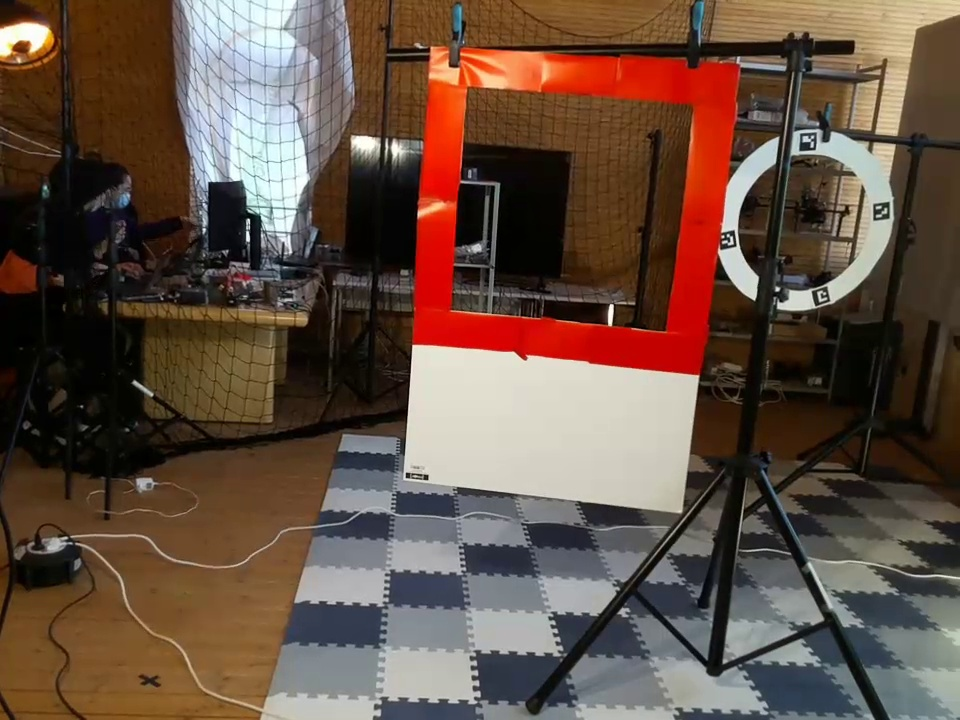
#> input picture images/red_square/frame0010.jpg, 960 x 720 px; its folder holds only this picture in this run
$ python mask_test_rotated.py
#> lines starting #> are read from the running program, lines starting #| are printed output that depends on the picture; after the words box and inside, x2 and y2 are one past the last pixel; in counts of white or black regions, pixels touching at a corner belong together
import cv2
import numpy as np
import os

for file in os.listdir("../images/red_square"):

   #read image
    img = cv2.imread(f'../images/red_square/{file}')
#> img is the input picture: shape (720, 960, 3); mean B, G, R 67.4, 79.9, 100.9

    #generate HSV image
    img_hsv=cv2.cvtColor(img, cv2.COLOR_BGR2HSV)
#> img_hsv: shape (720, 960, 3); mean H, S, V 40.8, 115.4, 104.6

    #lower and upper range for masking
    lower_red = np.array([0,50,50])
    upper_red = np.array([10,255,255])

    #generate the mask
    mask = cv2.inRange(img_hsv, lower_red, upper_red)
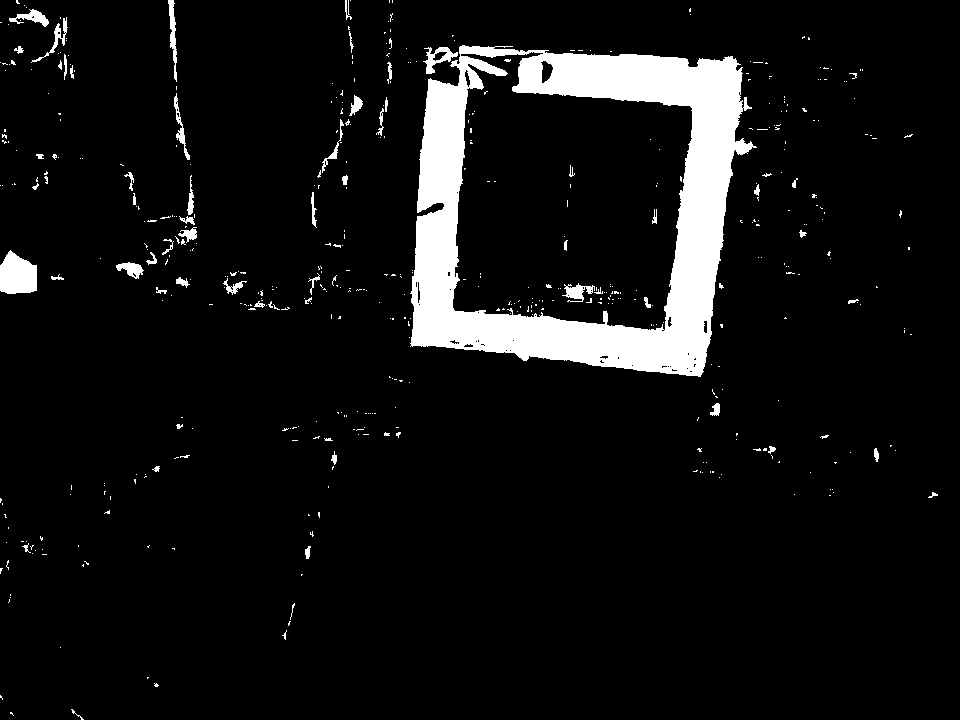
#> mask: shape (720, 960); 7.3% white; 503 white regions (443 under 20 px)

    #extract the masked image from the original image
    img_result = cv2.bitwise_and(img, img, mask=mask)
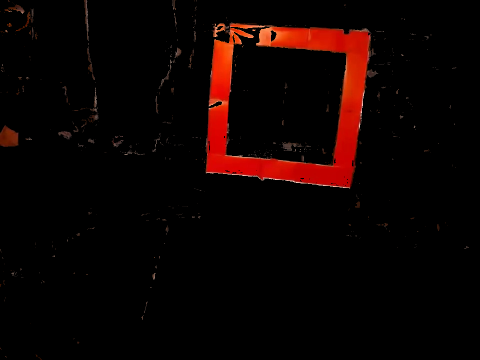
#> img_result: shape (720, 960, 3) (shown at 1/2 size); mean B, G, R 1.1, 2.5, 13.5

    #genrate greyscale version for finding contours
    gray = cv2.cvtColor(img_result, cv2.COLOR_BGR2GRAY)
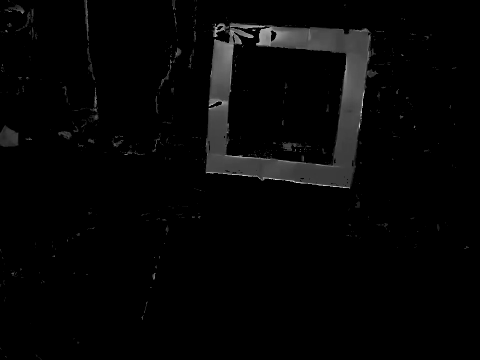
#> gray: shape (720, 960) (shown at 1/2 size); min 0, max 228, mean 5.6

    #find contours
    cnts, hierachy = cv2.findContours(gray.copy(), cv2.RETR_EXTERNAL,cv2.CHAIN_APPROX_SIMPLE)
#> cnts = 423 contours, 389 with area under 20; largest, box (x1, y1, x2, y2) and area: (410, 45, 757, 377) 92822, (0, 250, 37, 294) 1202, (423, 47, 458, 74) 375, (168, 0, 177, 82) 258, (9, 9, 49, 27) 244

    #find contour with maximum area
    max_area = -1
    max_cnt_index = 0
    for i in range(len(cnts)):
        area = cv2.contourArea(cnts[i])
        if area>max_area:
            max_cnt_index = i
            max_area = area
#> this loop made 423 passes
#> (area, max_area) on passes 23, 117, 185, 210, 220, 392: (37.5, 37.5), (66, 66), (100, 100), (226.5, 226.5), (1202.5, 1202.5), (92822, 92822)
#> after the loop, max_area = 92822; max_cnt_index = 391

    #Draw contour around the one with maximum area. The index of the contour with maxiumum area is assigned to max_cnt_index in previous bloack of code
    cv2.drawContours(img_result, cnts, max_cnt_index, (0,255,0), 3)

    #draw rotated rectangle using minAreaRect
    rect = cv2.minAreaRect(cnts[max_cnt_index])
#> rect = ((582.8, 203.9), (321.9, 334.5), -84.74)
    box = cv2.boxPoints(rect)
#> box = [[734.6, 379.5], [401.5, 348.8], [431, 28.3], [764.1, 58.95]]
    box = np.int0(box)
#> box = [[734, 379], [401, 348], [431, 28], [764, 58]]
    cv2.drawContours(img_result,[box],0,(0,0,255),3)

    #find the center of the rectangle and draw it on the image
    center = (int(rect[0][0]), int(rect[0][1]))
#> center = (582, 203)
    cv2.circle(img_result, center, 10,(0,0,255),3)
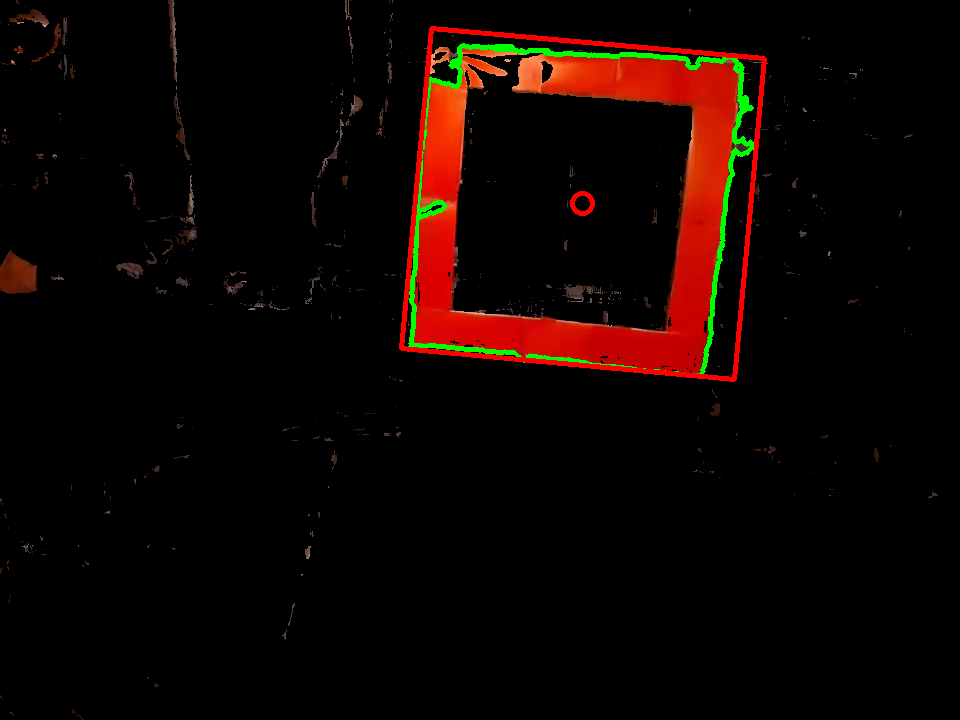
#> img_result: shape (720, 960, 3); mean B, G, R 0.8, 4.2, 15.1

    cv2.imwrite(f'{file}', img_result)

$ run again, on images/red_square/frame0014.jpg
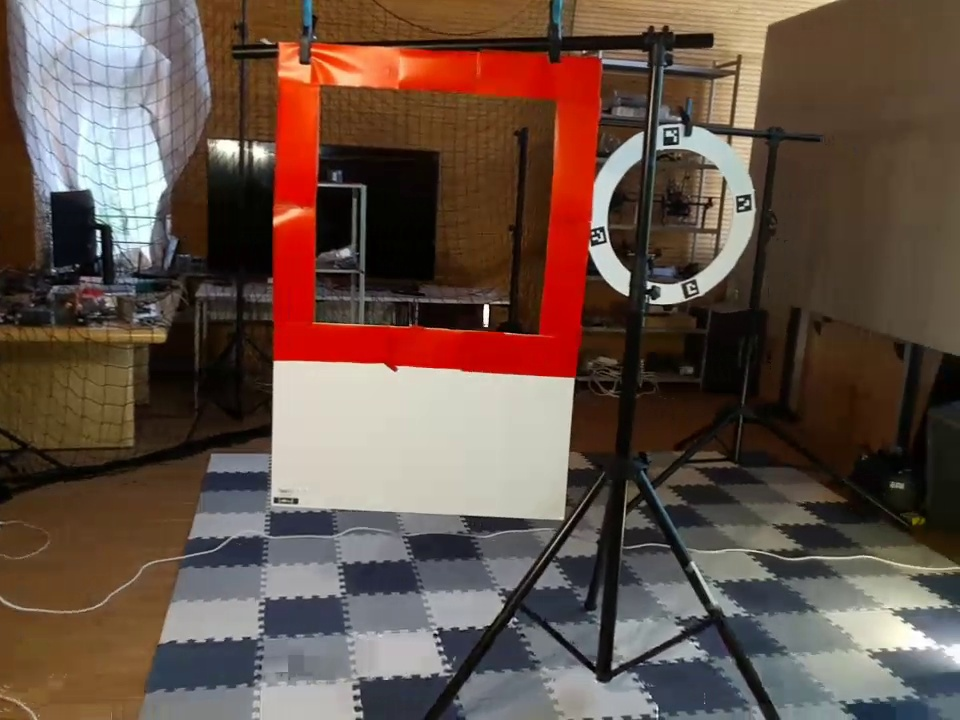
#> input picture images/red_square/frame0014.jpg, 960 x 720 px
#> img is the input picture: shape (720, 960, 3); mean B, G, R 71.5, 81.7, 101.8
#> img_hsv: shape (720, 960, 3); mean H, S, V 43.6, 106.8, 106.1
#> `mask = cv2.inRange(img_hsv, lower_red, upper_red)`:
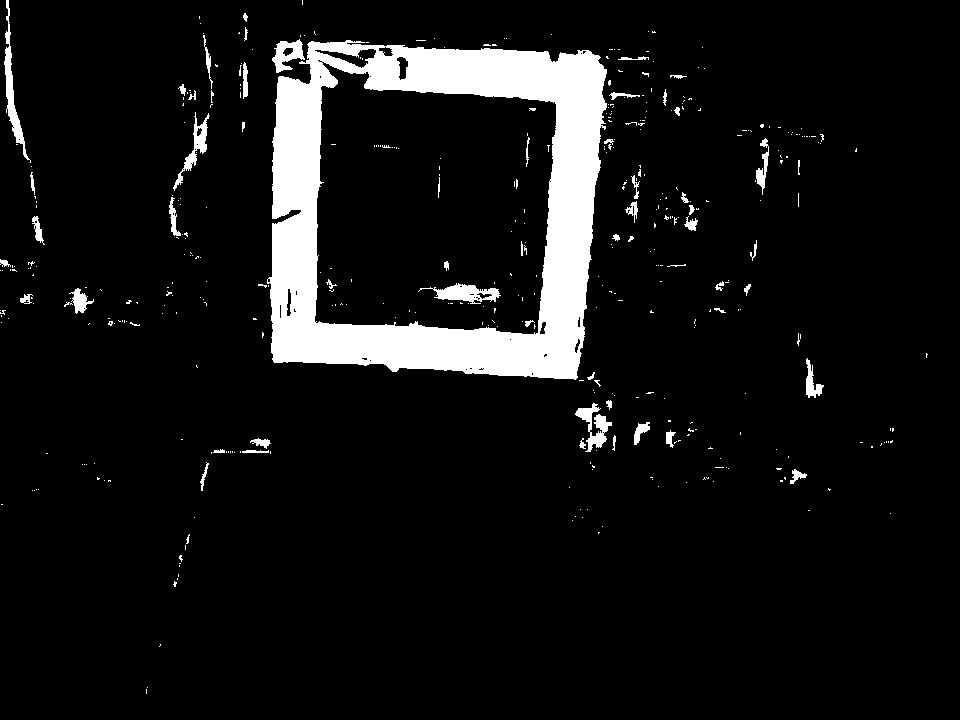
#> mask: shape (720, 960); 8.1% white; 433 white regions (375 under 20 px)
#> cnts = 370 contours, 331 with area under 20; largest, box (x1, y1, x2, y2) and area: (267, 40, 607, 380) 101280, (4, 0, 31, 163) 738, (575, 403, 612, 452) 576, (272, 39, 305, 73) 568, (173, 112, 210, 191) 510
#> the loop `for i in range(len(cnts)):` made 370 passes
#> (area, max_area) on passes 41, 81, 91, 93, 351: (85, 85), (86, 86), (145.5, 145.5), (575.5, 575.5), (101280, 101280)
#> after the loop `for i in range(len(cnts)):`: max_area = 101280; max_cnt_index = 350
#> rect = ((435.3, 208.1), (329.3, 332.2), -87.48)
#> `box = cv2.boxPoints(rect)`: box = [[594, 379.9], [262.1, 365.3], [276.6, 36.31], [608.5, 50.9]]
#> `box = np.int0(box)`: box = [[594, 379], [262, 365], [276, 36], [608, 50]]
#> center = (435, 208)
#> `cv2.circle(img_result, center, 10,(0,0,255),3)`:
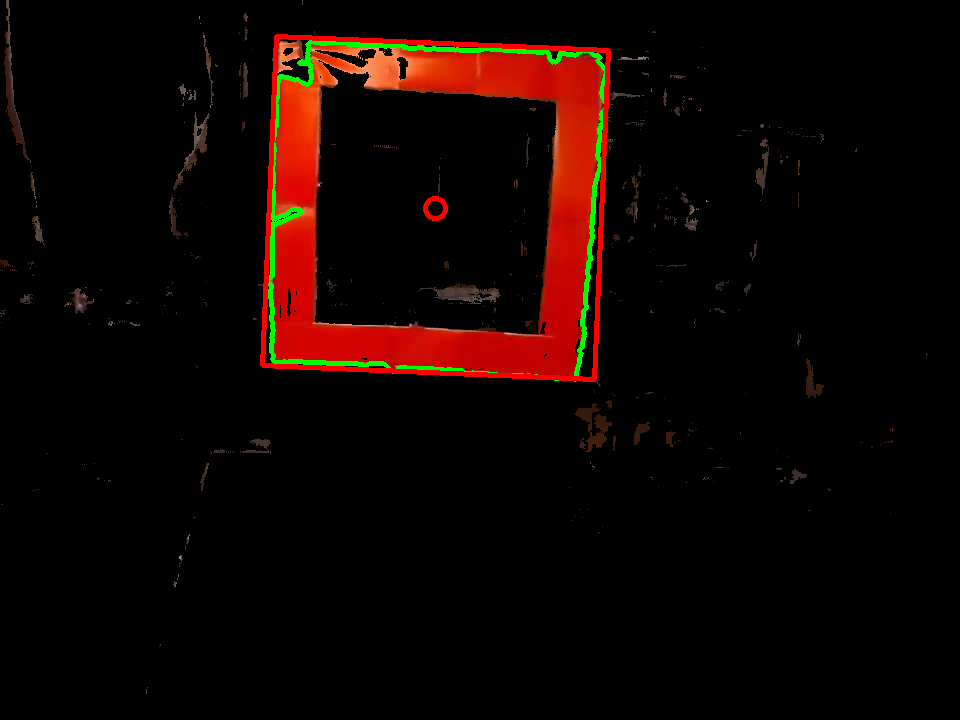
#> img_result: shape (720, 960, 3); mean B, G, R 1, 4.3, 16.2

$ run again, on images/red_square/frame0015.jpg
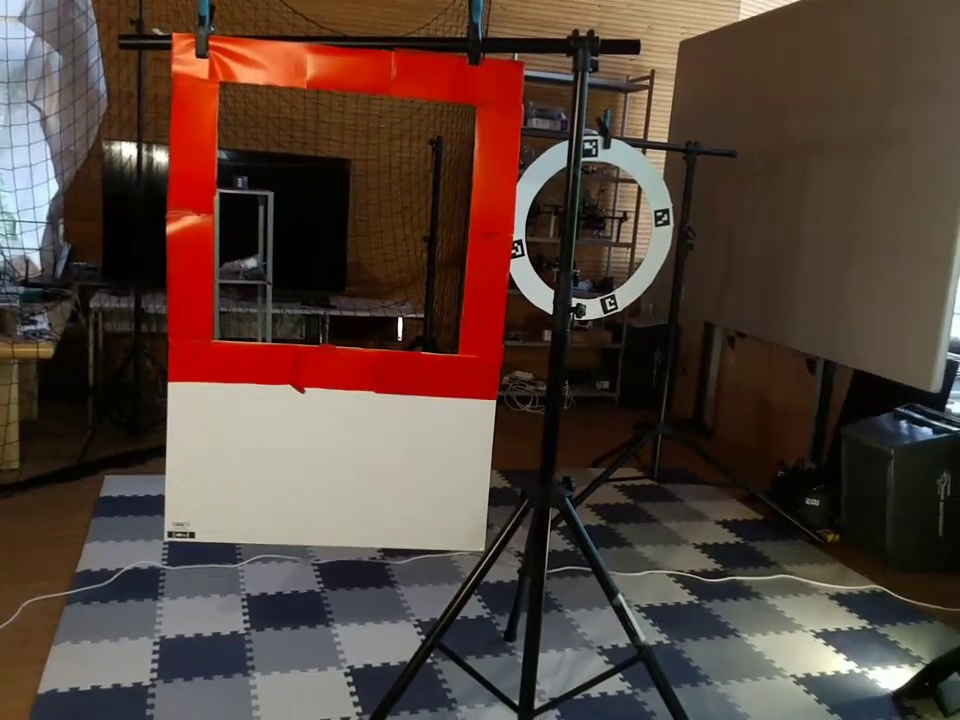
#> input picture images/red_square/frame0015.jpg, 960 x 720 px
#> img is the input picture: shape (720, 960, 3); mean B, G, R 57.6, 66.4, 85.7
#> img_hsv: shape (720, 960, 3); mean H, S, V 39.4, 110.5, 88.8
#> `mask = cv2.inRange(img_hsv, lower_red, upper_red)`:
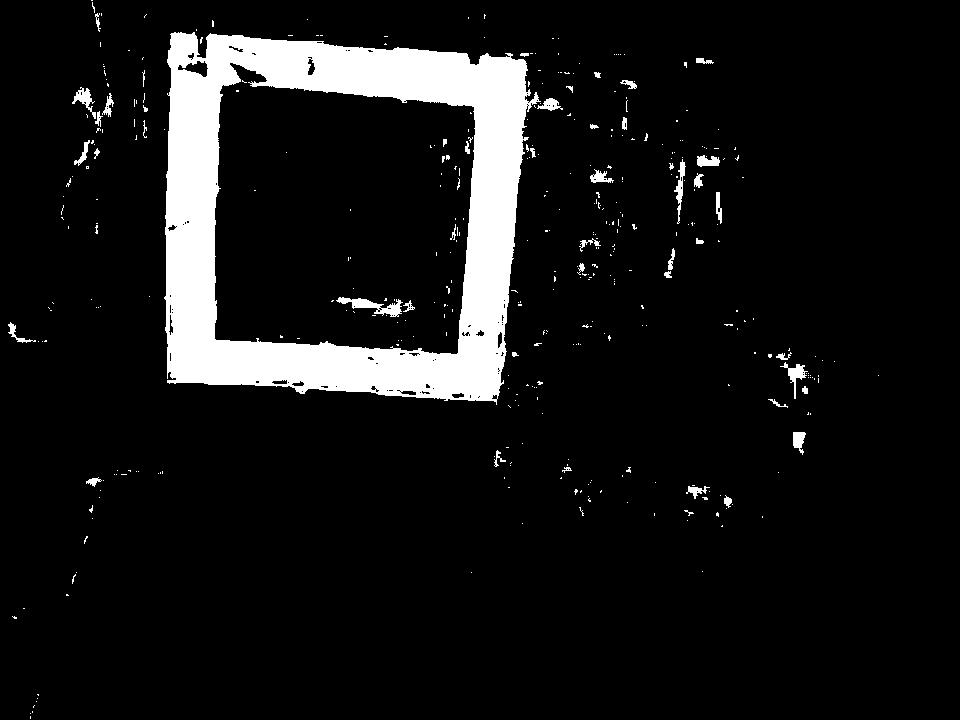
#> mask: shape (720, 960); 8.9% white; 399 white regions (351 under 20 px)
#> cnts = 344 contours, 314 with area under 20; largest, box (x1, y1, x2, y2) and area: (164, 32, 541, 405) 119658, (780, 362, 808, 399) 210, (72, 87, 96, 119) 206, (674, 159, 686, 224) 193, (697, 155, 720, 167) 163
#> the loop `for i in range(len(cnts)):` made 344 passes
#> (area, max_area) on passes 33, 41, 73, 103, 334: (45.5, 45.5), (89, 89), (157.5, 157.5), (210.5, 210.5), (119657.5, 119657.5)
#> after the loop `for i in range(len(cnts)):`: max_area = 119657.5; max_cnt_index = 333
#> rect = ((344.2, 218.9), (353.3, 375), -86.16)
#> `box = cv2.boxPoints(rect)`: box = [[519.4, 407.7], [145.3, 382.6], [168.9, 30.09], [543.1, 55.22]]
#> `box = np.int0(box)`: box = [[519, 407], [145, 382], [168, 30], [543, 55]]
#> center = (344, 218)
#> `cv2.circle(img_result, center, 10,(0,0,255),3)`:
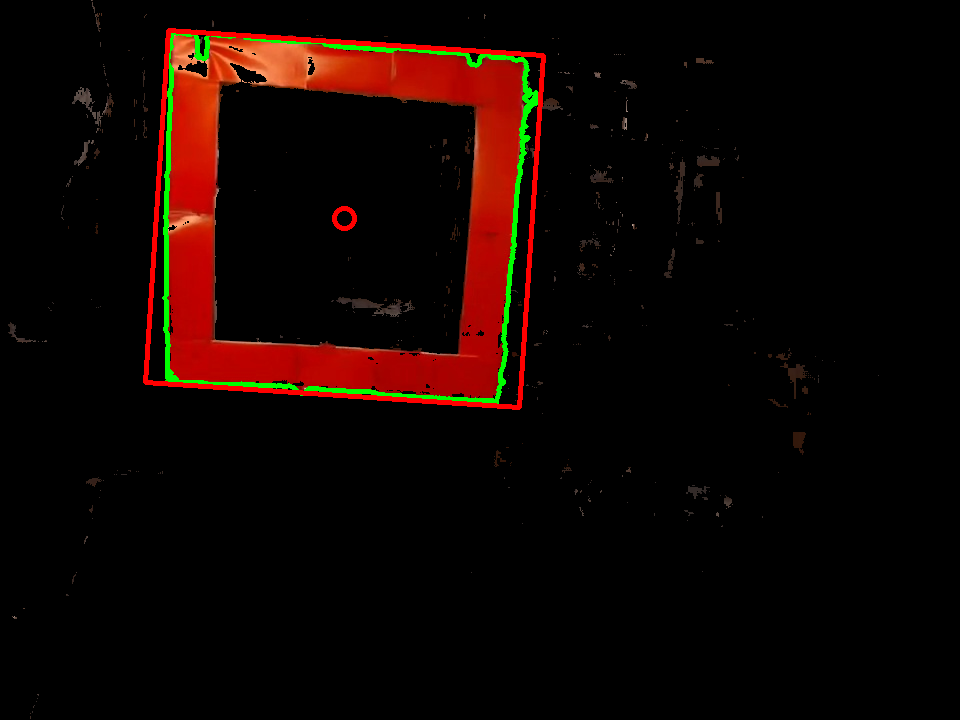
#> img_result: shape (720, 960, 3); mean B, G, R 0.9, 4.5, 17.2
